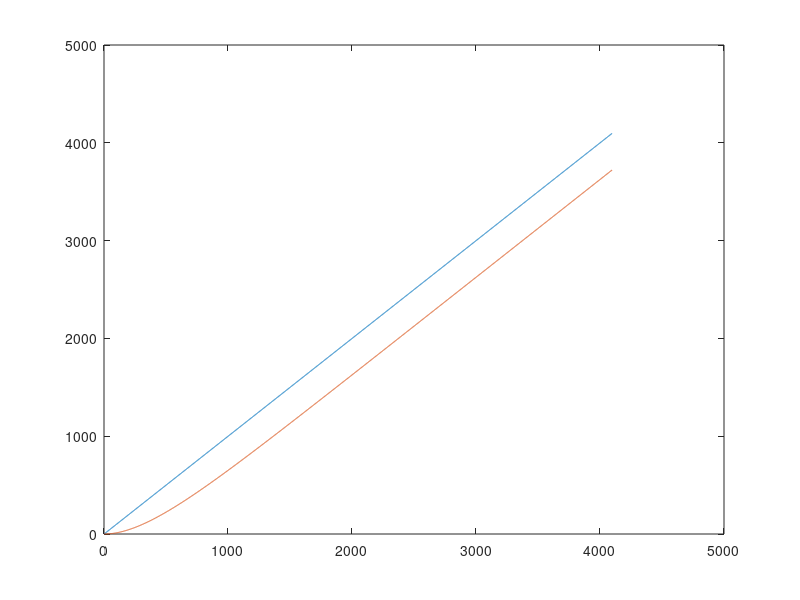

Here is the MATLAB script that generated this plot:
clc;
clear all;
close all;

%Simu param
nb_size=2^12;

%Parameters
T=1;
Bn=0.001;
ksi=sqrt(2)/2;

%Intermediate parameters
A = (Bn*T/(ksi+1/4/ksi));
K1 = 4*ksi*A/(1+2*ksi*A+A^2);
K2 = 4*A^2/(1+2*ksi*A+A^2);

%Loop input stim
##data_in = [zeros(1,nb_size/2) -1*ones(1,nb_size/2)]; %A step
data_in = (0:nb_size)*1; %Ramp

%Initialization
add_prev=0;
loop_integ=0;
loop_out=0;
error_saved=[];
loop_out_saved = [];

for k=1:length(data_in)
    error_saved=[error_saved data_in(k)-loop_out];
    loop_out_saved = [loop_out_saved loop_out];
    loop_in=data_in(k)-loop_out;
    loop_inter = loop_in * K1 + loop_in*K2 + add_prev;
    add_prev = loop_in * K2;
    loop_integ = loop_integ+loop_inter;
    loop_out = loop_integ;
end

figure(1);
plot(data_in);
hold on;
plot(loop_out_saved);
